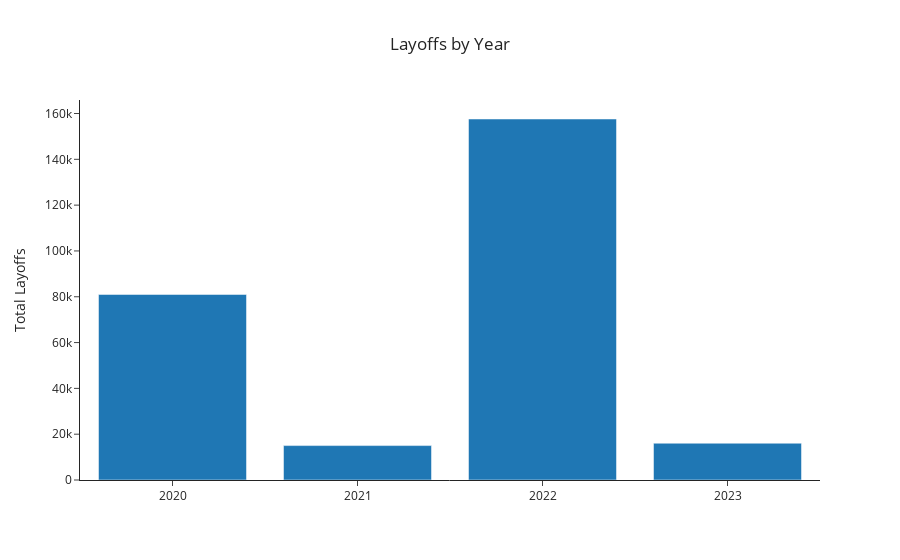

This figure's notebook cell:
### Code cell
# Look at layoffs by year

df_layoffs_year = df_total.groupby('year',as_index=False)['total_laid_off'].sum()
fig = px.bar(df_layoffs_year, x='year',y='total_laid_off',
       template = 'simple_white',
       title="Layoffs by Year",
       labels={'year': '', 'total_laid_off':'Total Layoffs'})

fig.update_layout(title_x=0.5)

### Figure 1 — Plotly figure (JSON) as saved in the notebook; plotly's stock layout.template omitted (floating-point values rounded to 4 significant figures)
{"data": [{"alignmentgroup": "True", "hovertemplate": "=%{x}<br>Total Layoffs=%{y}<extra></extra>", "legendgroup": "", "marker": {"color": "#1F77B4", "pattern": {"shape": ""}}, "name": "", "offsetgroup": "", "orientation": "v", "showlegend": false, "textposition": "auto", "type": "bar", "x": ["2020", "2021", "2022", "2023"], "xaxis": "x", "y": [81010.0, 15023, 157600.0, 16060], "yaxis": "y"}], "layout": {"barmode": "relative", "legend": {"tracegroupgap": 0}, "title": {"text": "Layoffs by Year", "x": 0.5}, "xaxis": {"anchor": "y", "domain": [0, 1], "title": {"text": ""}}, "yaxis": {"anchor": "x", "domain": [0, 1], "title": {"text": "Total Layoffs"}}}}
